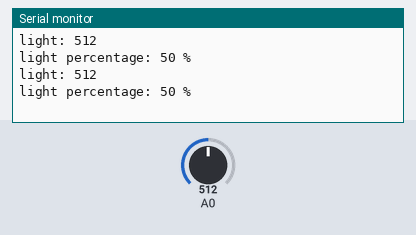
A sketch run on a simulated Arduino MKR. Parts: the last lines printed to the serial monitor. Inputs (shaded band) come from the test bench; at power-on: A0 = 512.

Above: at 1.8 s.
1.9 s: A0 set to 716
At 2.6 s:
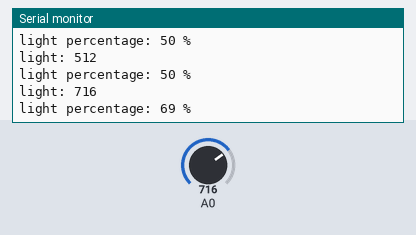
3.4 s: A0 set to 900
At 4.8 s:
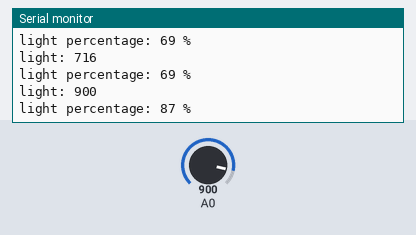
Timing chart, 0 to 6.4 s (numbered marks = the images above; inputs shaded):
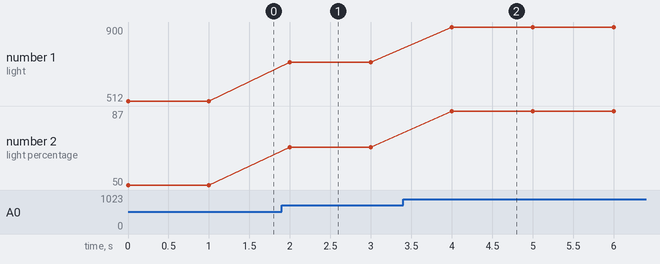

Measured:
- after the input at 1.9 s, the serial monitor: prints a new line after 0.10 s (image 1)
- after the input at 3.4 s, the serial monitor: prints a new line after 0.60 s (image 2)
- plotted number 1: 512 → 716 after the input at 1.9 s, 716 → 900 after the input at 3.4 s
- plotted number 2: 50 → 69 after the input at 1.9 s, 69 → 87 after the input at 3.4 s

The sketch:

FirstMsg.ino
```cpp
/*
 * Author: Louis Moreau: https://github.com/luisomoreau
 * Date: 2017/03/03
 * Description:
 * Read analog values from a sensor and display it on a console
*/

// the setup function runs once when you press reset or power the board
void setup() {
   Serial.begin(9600);
}

// the loop function runs over and over again forever
void loop() {

  int sensorValue = analogRead(A0);
  Serial.print("light: ");
  Serial.println(sensorValue);

  int percentage = map(sensorValue, 0, 1023, 0, 100);

  Serial.print("light percentage: ");
  Serial.print(percentage);
  Serial.println(" % ");

  delay(1000);
}
```
